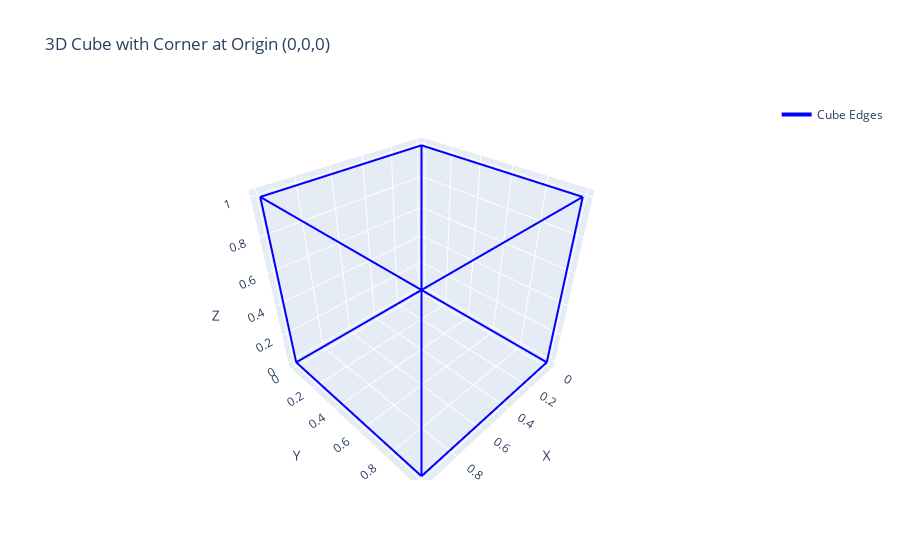

Notebook code for this chart:
### Code cell
import plotly.graph_objects as go
import numpy as np

# Cube vertices for a unit cube with one corner at the origin (0,0,0)
vertices = np.array([[0, 0, 0],   # (0,0,0)
                     [1, 0, 0],   # (1,0,0)
                     [1, 1, 0],   # (1,1,0)
                     [0, 1, 0],   # (0,1,0)
                     [0, 0, 1],   # (0,0,1)
                     [1, 0, 1],   # (1,0,1)
                     [1, 1, 1],   # (1,1,1)
                     [0, 1, 1]])  # (0,1,1)

# Cube edges (lines connecting vertices)
edges = [[0, 1], [1, 2], [2, 3], [3, 0],
         [4, 5], [5, 6], [6, 7], [7, 4],
         [0, 4], [1, 5], [2, 6], [3, 7]]

# Create the 3D scatter plot
fig = go.Figure()

# Add the edges as a single trace with a legend entry for the entire cube
x_vals = []
y_vals = []
z_vals = []

for edge in edges:
    x_vals.extend([vertices[edge[0], 0], vertices[edge[1], 0], None])  # None to break the line segments
    y_vals.extend([vertices[edge[0], 1], vertices[edge[1], 1], None])
    z_vals.extend([vertices[edge[0], 2], vertices[edge[1], 2], None])

fig.add_trace(go.Scatter3d(
    x=x_vals,
    y=y_vals,
    z=z_vals,
    mode='lines',
    line=dict(color='blue', width=4),
    name='Cube Edges',  # Legend entry for the cube edges
    showlegend=True,  # Show the legend for the entire cube
    hoverinfo='none'  # Disable hover info
))

# Set axis labels
fig.update_layout(
    scene=dict(
        xaxis_title='X',
        yaxis_title='Y',
        zaxis_title='Z'
    ),
    title="3D Cube with Corner at Origin (0,0,0)"
)

# Show the plot
fig.show()

### Figure 1 — Plotly figure (JSON) as saved in the notebook; plotly's stock layout.template omitted (floating-point values rounded to 4 significant figures)
{"data": [{"hoverinfo": "none", "line": {"color": "blue", "width": 4}, "mode": "lines", "name": "Cube Edges", "showlegend": true, "type": "scatter3d", "x": [0, 1, null, 1, 1, null, 1, 0, null, 0, 0, null, 0, 1, null, 1, 1, null, 1, 0, null, 0, 0, null, 0, 0, null, 1, 1, null, 1, 1, null, 0, 0, null], "y": [0, 0, null, 0, 1, null, 1, 1, null, 1, 0, null, 0, 0, null, 0, 1, null, 1, 1, null, 1, 0, null, 0, 0, null, 0, 0, null, 1, 1, null, 1, 1, null], "z": [0, 0, null, 0, 0, null, 0, 0, null, 0, 0, null, 1, 1, null, 1, 1, null, 1, 1, null, 1, 1, null, 0, 1, null, 0, 1, null, 0, 1, null, 0, 1, null]}], "layout": {"scene": {"xaxis": {"title": {"text": "X"}}, "yaxis": {"title": {"text": "Y"}}, "zaxis": {"title": {"text": "Z"}}}, "title": {"text": "3D Cube with Corner at Origin (0,0,0)"}}}
